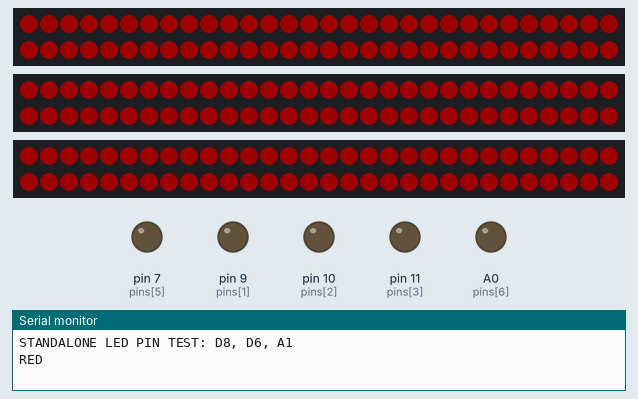
Simulated run of this sketch. Board: Arduino Uno, built with avr-gcc and run on an emulated ATmega328P. Parts: 3 × 60 RGB LEDs in strip order, left to right, continuing on the next row, output pins drawn as LEDs (lit = HIGH), the last lines printed to the serial monitor. Dim RGB values are drawn brighter than linear.

Above: at 0.1 s.
At 2.1 s:
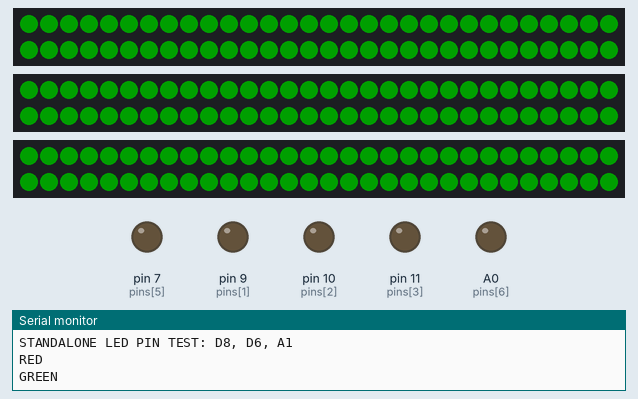
At 4.1 s:
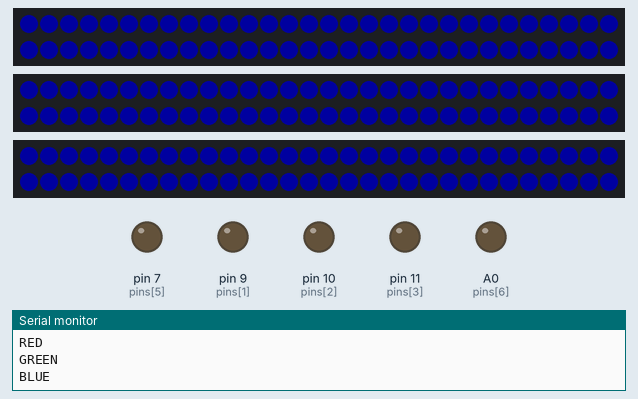
At 6.1 s:
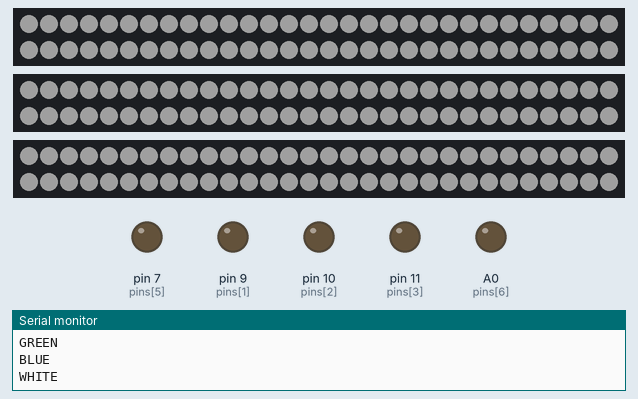
At 8.1 s:
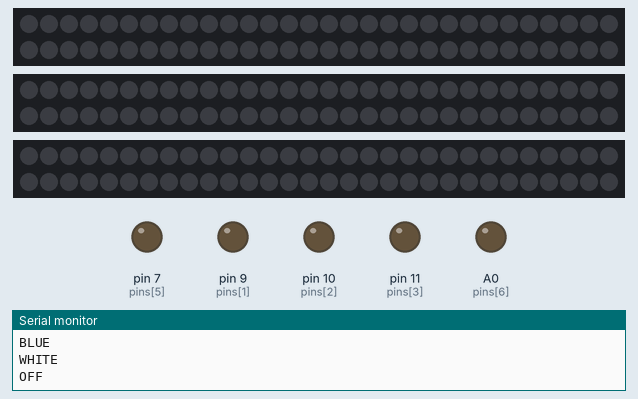

The sketch:

ColorDuel_LED_PinTest.ino
```cpp
// Standalone test: no game, Gateway, channel mapping or COM commands required.
// D8 is the reference output; D6 and A1 are the outputs under investigation.
// All three controllers use FIXED pins and independent pixel buffers.
#include <Adafruit_NeoPixel.h>

const uint16_t LEDS=60;
Adafruit_NeoPixel reference(LEDS,8,NEO_GRB+NEO_KHZ800);
Adafruit_NeoPixel testD6(LEDS,6,NEO_GRB+NEO_KHZ800);
Adafruit_NeoPixel testA1(LEDS,A1,NEO_GRB+NEO_KHZ800);
Adafruit_NeoPixel* const strips[3]={&reference,&testD6,&testA1};
uint8_t phase=0;
uint32_t nextChange=0;

void setup(){
  Serial.begin(115200);
  // Hold the remaining wired DATA outputs LOW as well.
  const uint8_t pins[8]={8,9,10,11,6,7,A0,A1};
  for(uint8_t i=0;i<8;i++){digitalWrite(pins[i],LOW);pinMode(pins[i],OUTPUT);}
  for(uint8_t i=0;i<3;i++){strips[i]->begin();strips[i]->setBrightness(32);strips[i]->clear();strips[i]->show();}
  Serial.println(F("STANDALONE LED PIN TEST: D8, D6, A1"));
}
void loop(){
  const uint32_t now=millis();if((int32_t)(now-nextChange)<0)return;nextChange=now+2000;
  uint32_t color=0;
  if(phase==0){color=reference.Color(255,0,0);Serial.println(F("RED"));}
  else if(phase==1){color=reference.Color(0,255,0);Serial.println(F("GREEN"));}
  else if(phase==2){color=reference.Color(0,0,255);Serial.println(F("BLUE"));}
  else if(phase==3){color=reference.Color(255,255,255);Serial.println(F("WHITE"));}
  else Serial.println(F("OFF"));
  for(uint8_t i=0;i<3;i++){for(uint16_t pixel=0;pixel<LEDS;pixel++)strips[i]->setPixelColor(pixel,color);strips[i]->show();}
  phase=(phase+1)%5;
}
```

Measured:
- by itself, everything shown: repeats every 10.0 s, in 5 steps
- what the display in image 1 shows lasts 2.0 s, from 2.0 s to 4.0 s
